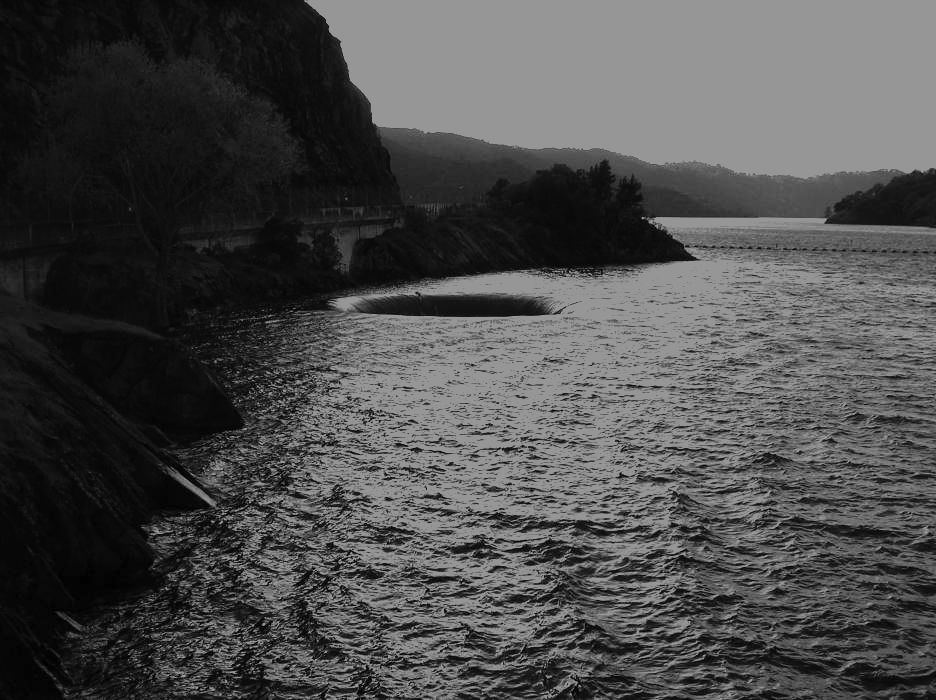
#> input picture affine_transformations/spillway-dark.tif, 936 x 700 px
$ python test.py
#> lines starting #> are read from the running program, lines starting #| are printed output that depends on the picture
### affine_transformations/histogram.py
# ~~~~~~~~~~~~~~~~~~~~~~~~~~~~~~~~~~~~~~~~~~~~~~~~~~~~~~~~~~~~~~~~~~~~~~~~~
# Author: Edgar Alejandro Recancoj Pajarez
# W01404391
# ECE 5220 - Image procesing
# Homework 1
# Date: 09/11/2021
# ~~~~~~~~~~~~~~~~~~~~~~~~~~~~~~~~~~~~~~~~~~~~~~~~~~~~~~~~~~~~~~~~~~~~~~~~~

# Import modules
import numpy as np

# [21 lines left out: function image_hist, not called in this run]

def int_xform(f, mode, param = None):
    """
    Transform intensities of an input 8-bit grayscale image.

    :param f: Numpy array of the image in the range [0, 1]
    :param mode: Types of intensity transformations (negative, log or gamma).
    :param param: When mode is "gamma", "param" is the scalar value related to
    gamma in the intensity transformation.
    :returns: Processed image in the range [0, 1]
    """

    # Choose between the different modes.
    if mode == "negative":
        # Apply the negative of the image.
        return 1 - f
    elif mode == "log":
        # Apply the log transformation to the image.
        return np.log(1 + f)
    elif mode == "gamma":
        # Apply the power-law (gamma) trasformation to the image
        # where param is equal to the gamma factor.
        return np.power(f, param)
    else:
        # When mode is neither negative, log, or gamma, function
        # defaults to negative.
        return 1 - f

# [14 lines left out: function hist_equal, not called in this run]

### affine_transformations/test.py
# Import modules
from histogram import hist_equal, image_hist, int_xform
from affine import image_rotate, image_scaling, image_shear, image_translate, process_image
import imageio
from matplotlib import pyplot as plt
import numpy as np

import time
"""
image = imageio.imread("girl.tif")

start = time.time()
scaled_img = image_scaling(image, 2, 2)
end = time.time()
print("Scaling took %f seconds" % (end - start))
start = time.time()
translated_img = image_translate(image, -100, -100, "black")
end = time.time()
print("Translating took %f seconds" % (end - start))
start = time.time()
sheared_img = image_shear(image, 0.5, 0.5)
end = time.time()
print("Shearing took %f seconds" % (end - start))
start = time.time()
rotated_img_full = image_rotate(image, 45, "full")
end = time.time()
print("Rotating full took %f seconds" % (end - start))
start = time.time()
rotated_img_crop = image_rotate(image, 45, "crop")
end = time.time()
print("Rotating crop took %f seconds" % (end - start))


plt.figure(1)

plt.title("Original image")
plt.imshow(image, cmap="gray")

plt.figure(2)
plt.title("2X image")
plt.imshow(scaled_img, cmap="gray")
#print(scaled_img)
imageio.imwrite("scaled_image.tif", scaled_img)


plt.figure(3)
plt.title("Translate image by 100 pixels to the right")
plt.imshow(translated_img, cmap="gray")
#print(scaled_img)
imageio.imwrite("translated_image.tif", translated_img)


plt.figure(4)
plt.title("Shear image by 0.5 in both directions")
plt.imshow(sheared_img, cmap="gray")
#print(scaled_img)
imageio.imwrite("sheared_image.tif", sheared_img)

plt.figure(5)
plt.title("Rotated image by 90 degrees from origin")
plt.imshow(rotated_img_crop, cmap="gray")
#print(scaled_img)
imageio.imwrite("rotated_image_crop.tif", rotated_img_crop)

plt.figure(6)
plt.title("Rotated image by 90 degrees from origin")
plt.imshow(rotated_img_full, cmap="gray")
plt.show()
#print(scaled_img)
imageio.imwrite("rotated_image_full.tif", rotated_img_full)
"""
"""
image = imageio.imread("spillway-dark.tif")
equalization = hist_equal(image)

plt.figure(1)
plt.imshow(image, cmap="gray")
plt.figure(2)
plt.imshow(equalization, cmap="gray")
plt.show()

"""
image = imageio.imread("spillway-dark.tif")
#> image is the input picture: shape (700, 936); min 0, max 150, mean 75.9
image = image / 255.0
negative = int_xform(image, "negative")
#> in int_xform, `return 1 - f`:
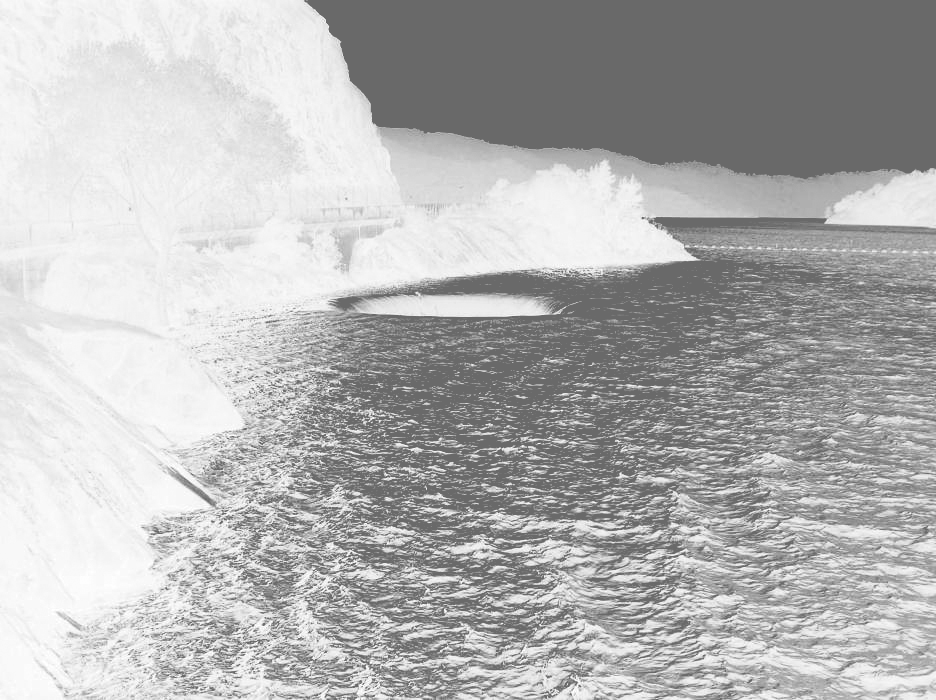
#> returned value: shape (700, 936) float64; min 0.412, max 1, mean 0.702
log = int_xform(image, "log")
#> call 2 of int_xform, with mode = 'log'
#> in int_xform (call 2), `return np.log(1 + f)`:
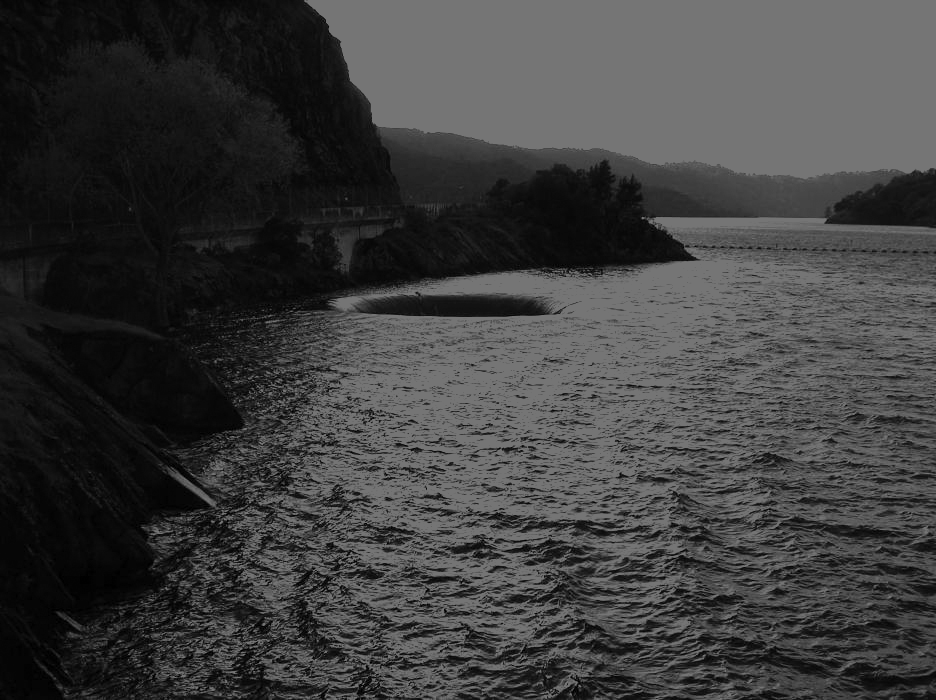
#> returned value: shape (700, 936) float64; min 0, max 0.463, mean 0.246
gamma = int_xform(image, "gamma", 5)
#> call 3 of int_xform, with mode = 'gamma', param = 5
#> in int_xform (call 3), `return np.power(f, param)`:
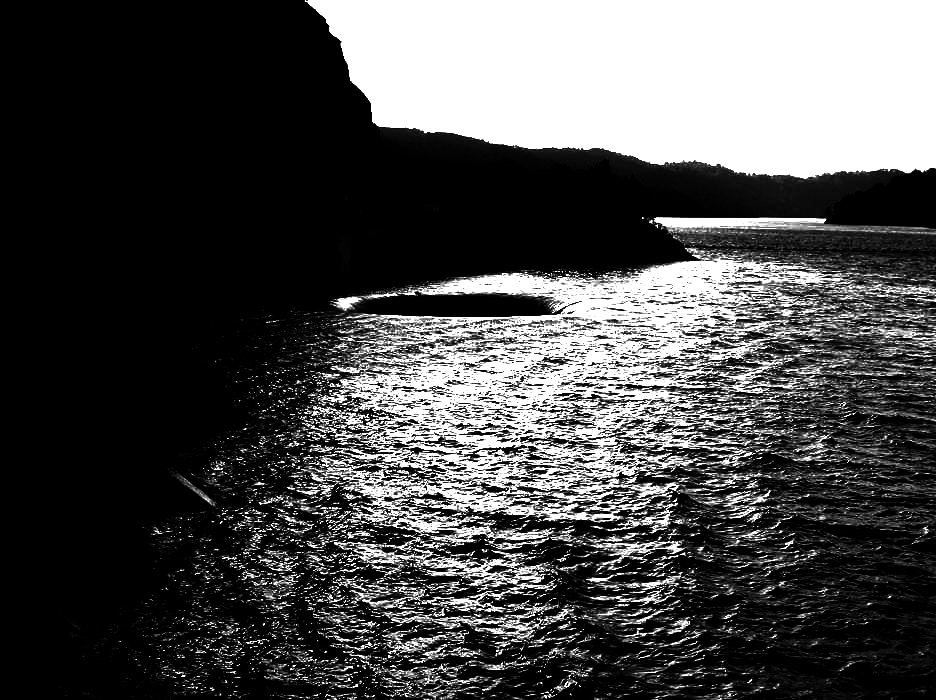
#> returned value: shape (700, 936) float64; min 0, max 0.0704, mean 0.0214; drawn with min black and max white
plt.figure(1)
plt.imshow(image, cmap="gray")
plt.figure(2)
plt.imshow(negative, cmap="gray")
plt.figure(3)
plt.imshow(log, cmap="gray")
plt.figure(4)
plt.imshow(gamma, cmap="gray")
plt.show()

$ run again, with affine_transformations/girl.tif copied over affine_transformations/spillway-dark.tif
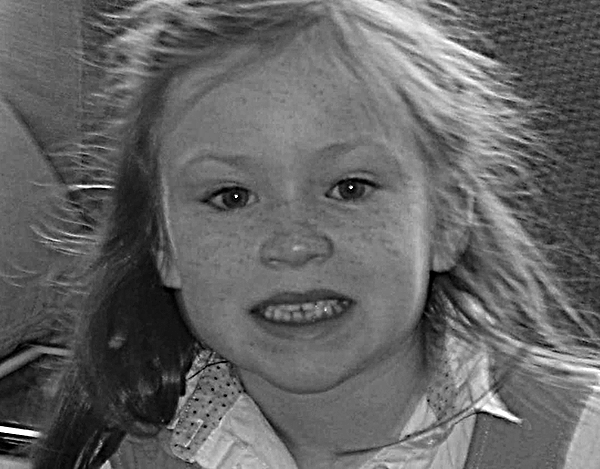
#> input picture affine_transformations/girl.tif, 600 x 469 px
#> image is the input picture: shape (469, 600); min 0, max 255, mean 99.9
#> in int_xform, `return 1 - f`:
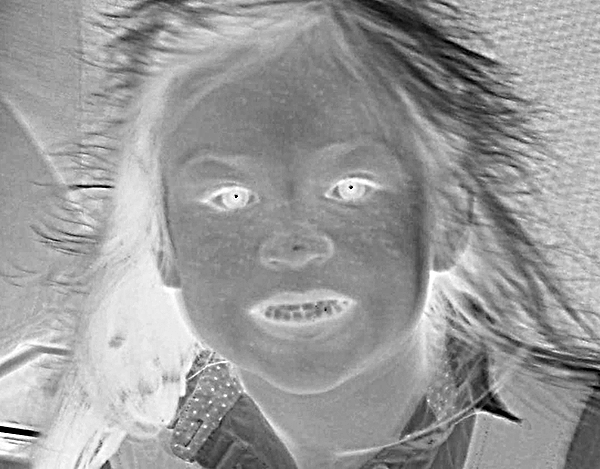
#> returned value: shape (469, 600) float64; min 0, max 1, mean 0.608
#> in int_xform (call 3), `return np.power(f, param)`:
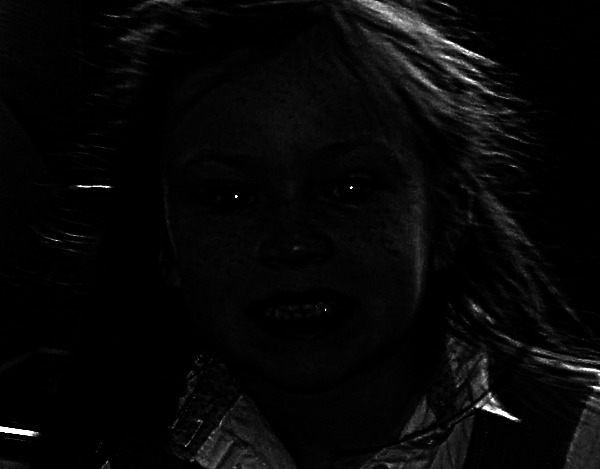
#> returned value: shape (469, 600) float64; min 0, max 1, mean 0.0302

$ run again, with affine_transformations/rotated_image.tif copied over affine_transformations/spillway-dark.tif
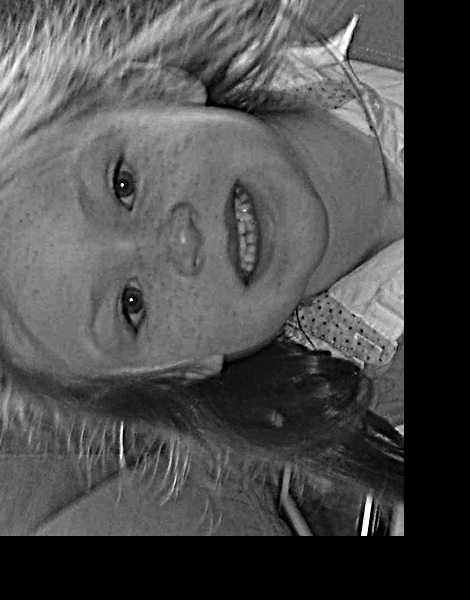
#> input picture affine_transformations/rotated_image.tif, 470 x 600 px
#> image is the input picture: shape (600, 470); min 0, max 255, mean 76
#> in int_xform, `return 1 - f`:
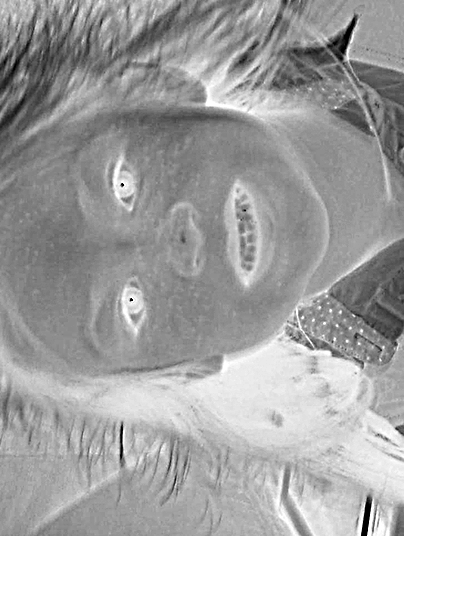
#> returned value: shape (600, 470) float64; min 0, max 1, mean 0.702
#> in int_xform (call 3), `return np.power(f, param)`:
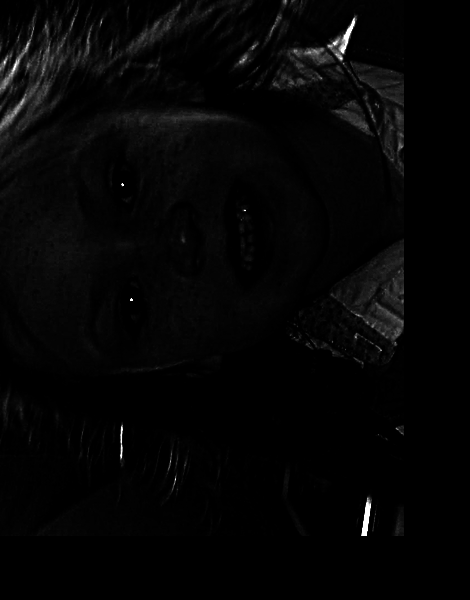
#> returned value: shape (600, 470) float64; min 0, max 1, mean 0.0204
